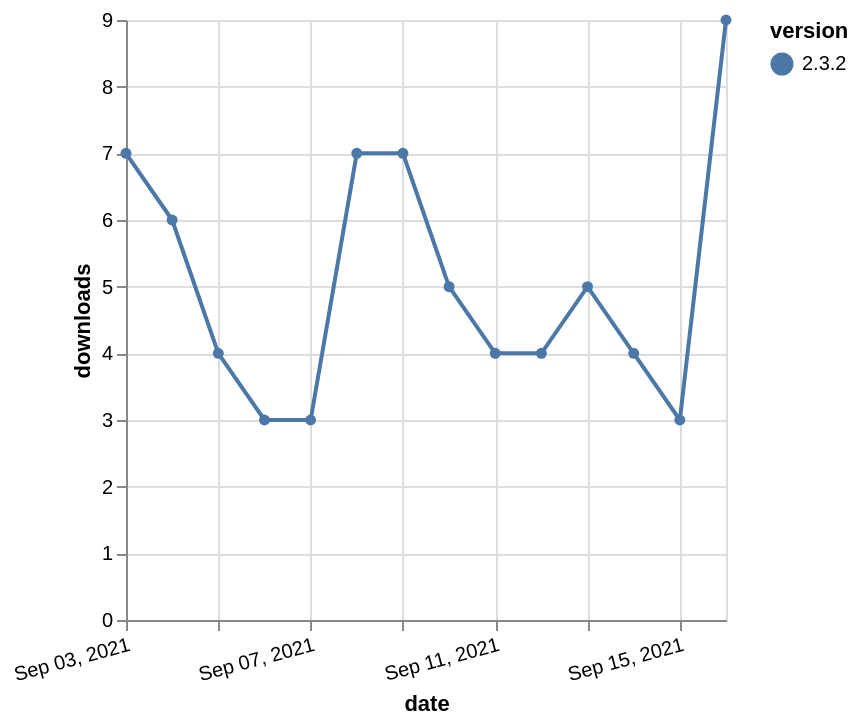

Write a Vega-Lite specification for this figure.
### Vega-Lite specification from a JSON file in a GitHub repository (floating-point values rounded to 4 significant figures)
{"$schema": "https://vega.github.io/schema/vega-lite/v5.json", "description": "A simple bar chart with embedded data.", "data": {"values": [{"date": "2021-09-03", "total": 12535, "delta": 7, "version": "2.3.2"}, {"date": "2021-09-04", "total": 12541, "delta": 6, "version": "2.3.2"}, {"date": "2021-09-05", "total": 12545, "delta": 4, "version": "2.3.2"}, {"date": "2021-09-06", "total": 12548, "delta": 3, "version": "2.3.2"}, {"date": "2021-09-07", "total": 12551, "delta": 3, "version": "2.3.2"}, {"date": "2021-09-08", "total": 12558, "delta": 7, "version": "2.3.2"}, {"date": "2021-09-09", "total": 12565, "delta": 7, "version": "2.3.2"}, {"date": "2021-09-10", "total": 12570, "delta": 5, "version": "2.3.2"}, {"date": "2021-09-11", "total": 12574, "delta": 4, "version": "2.3.2"}, {"date": "2021-09-12", "total": 12578, "delta": 4, "version": "2.3.2"}, {"date": "2021-09-13", "total": 12583, "delta": 5, "version": "2.3.2"}, {"date": "2021-09-14", "total": 12587, "delta": 4, "version": "2.3.2"}, {"date": "2021-09-15", "total": 12590, "delta": 3, "version": "2.3.2"}, {"date": "2021-09-16", "total": 12599, "delta": 9, "version": "2.3.2"}]}, "width": "container", "mark": {"type": "line", "point": {"filled": true}}, "encoding": {"x": {"field": "date", "type": "temporal", "timeUnit": "yearmonthdate", "title": "date", "axis": {"labelAngle": -15}}, "y": {"field": "delta", "type": "quantitative", "title": "downloads"}, "color": {"field": "version", "type": "nominal"}, "tooltip": {"field": "delta"}}}
